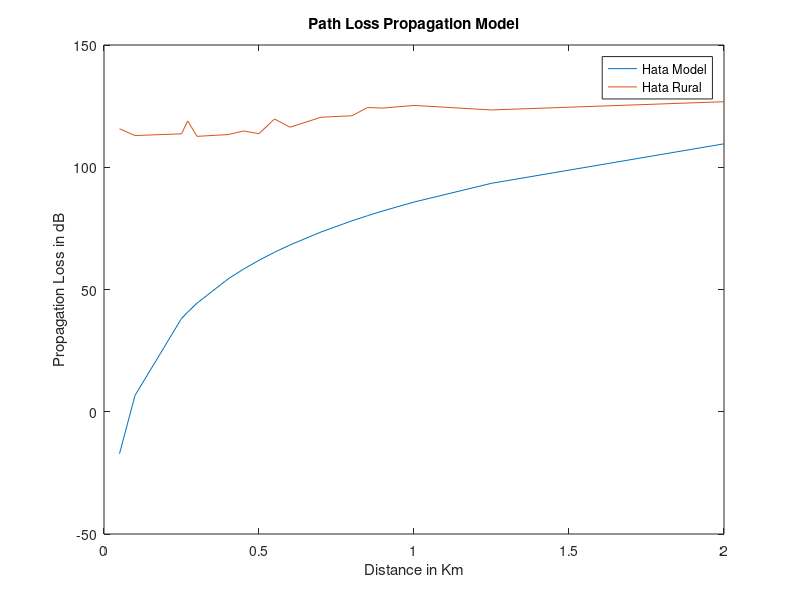

Write the MATLAB code that produced this figure.
clc;
clear all;
close all;

%Variables required for Path Loss Model
%d = 1:1:10;
%d= [0.002 0.05 0.03 0.05 0.1 0.15 .2 .25 .3 .35 .4 .6];
d = [0.05 0.1 0.25 0.27	0.3	0.4	0.45 0.5 0.55 0.6 0.7 0.8 0.85 0.9 1 1.25 2];
%d = [0.002	0.005	0.03	0.05	0.1	0.15	0.2	0.25	0.3	0.35	0.4	0.6];


Hte = input('Enter the height of the transmitter height:  ');
%Hte = 30:1:100;
fc = input('Enter the frequency:  ');
%d = input('Enter the distance from Base station:  ');
hr = input('Enter the height of the receiver antenna:  ');
%E =  input('Enter the Field strength in dB uV/m:  ');
%Pt = input('Enter the Tx power in dBW in dB uV/m:  ');

%Hata Model
K=35.94;
ahr = ((1.1*log(fc) - 0.7)*hr - (1.56*log(fc) - 0.8));
PL  = ((69.55) + (26.16*log(fc)) - (13.82*log(Hte)) - ahr + ((44.9- 6.55*log(Hte))*log(d)));
PLo = PL- 4.79*(log(fc)^2)+18.33*log(fc)-K;
PLr = PL - 2*(log(fc/28))^2-5.4;
PLm = [115.74	112.97	113.67	118.93	112.64	113.36	114.84	113.74	119.74	116.37	120.45	121.07	124.43	124.2	125.29	123.44	126.8 ];

%Hata Propagation loss between isotropic antenna's
c = 3*10^8;
pi = 3.142;
Aeff = ((c^2/fc^2)/4*pi);

%LP = Pt - E  - (10*log(Aeff)) + 145.8;

%Cost 231 Model
PLc = 46.3 + (33.9*log(fc)) - (13.82*log(Hte)) - ahr + ((44.9- 6.55*log(Hte))*log(d));

%Okumura
c=3*10^8;
lamda=(c)/(fc*10^6);
Lf = 10*log((lamda^2)/((4*pi)^2)*d.^2); %   Free Space Propagation Loss
Amu = 35;       % Median Attenuation Relative to Free Space (900 MHz and 30 Km)
Garea = 9;      % Gain due to the Type of Environment (Suburban Area)
Ghte = 20*log(Hte/200); % Base Station Antenna Height Gain Factor
if(hr>3)
Ghre = 20*log(hr/3);
else
Ghre = 10*log(hr/3);
end
%   Propagation Path Loss
L50 = Lf+Amu-Ghte-Ghre-Garea;

%display('Propagation pathloss is : ');
%disp(L50);
%disp(PL);

%Egli Model
%Po = ((40*log(fc))- (20*log(Hte)*10*log(hr)));
%PLe = 20*log(fc)+Po+76.3

PLe = 117 + (40*log(d))+ (20*log(fc))-(20*log(Hte*hr)); 


plot(d,PL);
hold on;
plot(d,PLm);
%plot(d,PLo);
%plot (d,PLc);
hold on;
%plot(d,L50);
hold on;
%plot(d,PLe);
hold on;
%plot(d,LP);
%grid on;
%legend ('Hata Model','COST231 Model','Okumura Model','Egli Model');
legend ('Hata Model','Hata Rural');
title ('Path Loss Propagation Model');
xlabel('Distance in Km');
ylabel('Propagation Loss in dB');